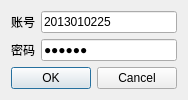
<?xml version="1.0" encoding="UTF-8"?>
<ui version="4.0">
 <class>LoginDialog</class>
 <widget class="QDialog" name="LoginDialog">
  <property name="geometry">
   <rect>
    <x>0</x>
    <y>0</y>
    <width>174</width>
    <height>99</height>
   </rect>
  </property>
  <property name="windowTitle">
   <string>登陆</string>
  </property>
  <layout class="QVBoxLayout" name="verticalLayout">
   <item>
    <layout class="QGridLayout" name="gridLayout">
     <item row="0" column="0">
      <widget class="QLabel" name="label">
       <property name="text">
        <string>账号</string>
       </property>
      </widget>
     </item>
     <item row="0" column="1">
      <widget class="QLineEdit" name="id">
       <property name="text">
        <string>2013010225</string>
       </property>
      </widget>
     </item>
     <item row="1" column="0">
      <widget class="QLabel" name="label_2">
       <property name="text">
        <string>密码</string>
       </property>
      </widget>
     </item>
     <item row="1" column="1">
      <widget class="QLineEdit" name="password">
       <property name="text">
        <string>123456</string>
       </property>
       <property name="echoMode">
        <enum>QLineEdit::Password</enum>
       </property>
      </widget>
     </item>
    </layout>
   </item>
   <item>
    <widget class="QDialogButtonBox" name="buttonBox">
     <property name="orientation">
      <enum>Qt::Horizontal</enum>
     </property>
     <property name="standardButtons">
      <set>QDialogButtonBox::Cancel|QDialogButtonBox::Ok</set>
     </property>
    </widget>
   </item>
  </layout>
 </widget>
 <resources/>
 <connections>
  <connection>
   <sender>buttonBox</sender>
   <signal>accepted()</signal>
   <receiver>LoginDialog</receiver>
   <slot>accept()</slot>
   <hints>
    <hint type="sourcelabel">
     <x>248</x>
     <y>254</y>
    </hint>
    <hint type="destinationlabel">
     <x>157</x>
     <y>274</y>
    </hint>
   </hints>
  </connection>
  <connection>
   <sender>buttonBox</sender>
   <signal>rejected()</signal>
   <receiver>LoginDialog</receiver>
   <slot>reject()</slot>
   <hints>
    <hint type="sourcelabel">
     <x>316</x>
     <y>260</y>
    </hint>
    <hint type="destinationlabel">
     <x>286</x>
     <y>274</y>
    </hint>
   </hints>
  </connection>
 </connections>
</ui>
